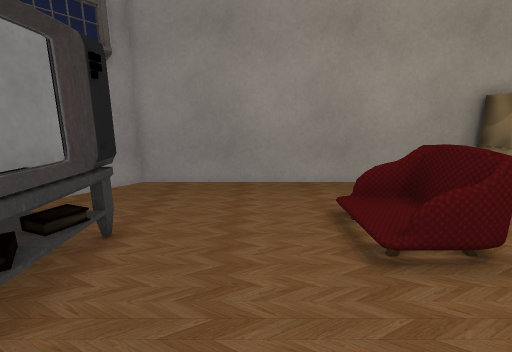
View 1 (above)

16 first-person views from a walk through a scene from a Unity 3-D project. The camera is 1.2 m above the floor, tilts 12° down and sees 90° across. The floor is counted in squares, 0.5 m on a side. Each view is taken from the middle of a square. On the plan, view 1 faces up. The plan holds only what a view shows up to about 17 squares ahead; the rest is blank. The place goes on beyond the plan. The player character is not drawn. Door leaves are left out, so doorways stand open. Some surface patterns are stand-ins.

View 2
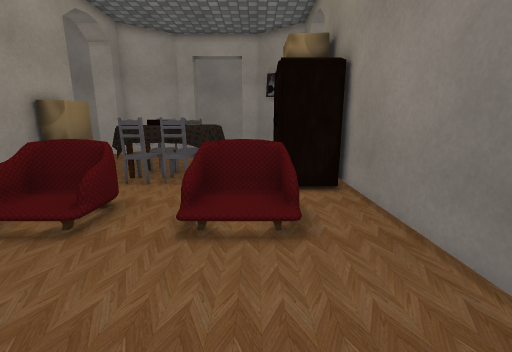

View 3
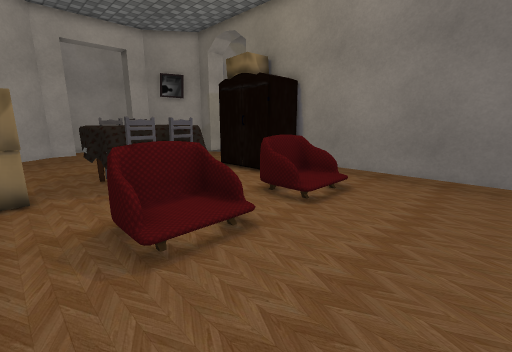

View 4
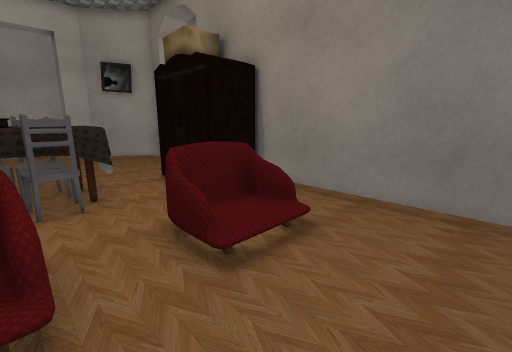

View 5
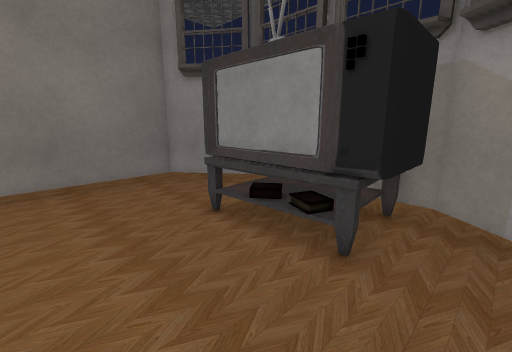

View 6
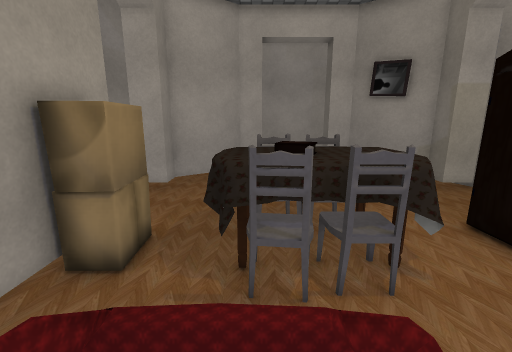

View 7
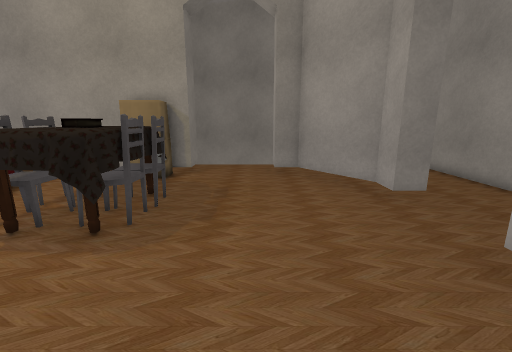

View 8
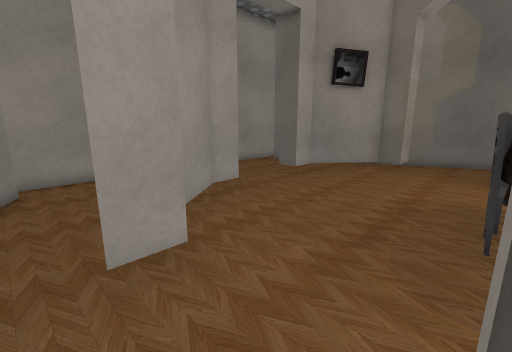

View 9
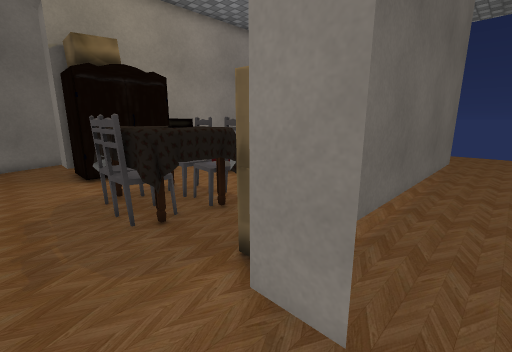

View 10
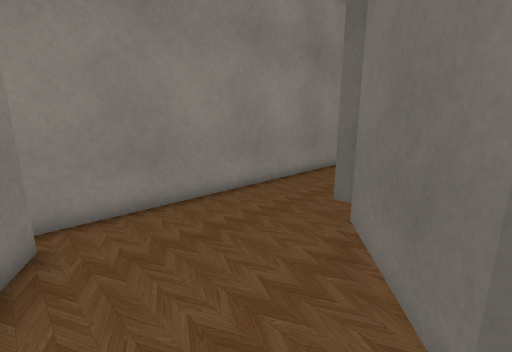

View 11
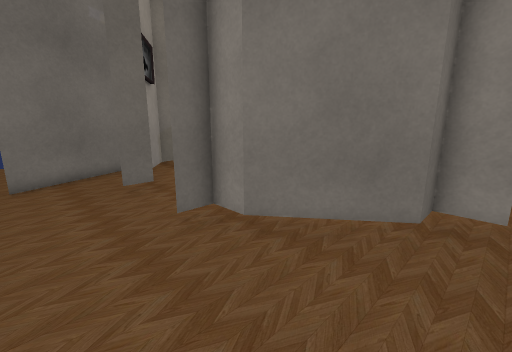

View 12
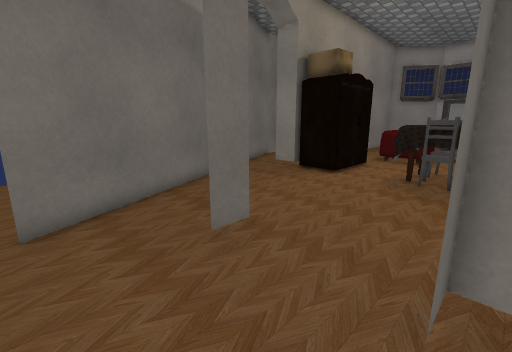

View 13
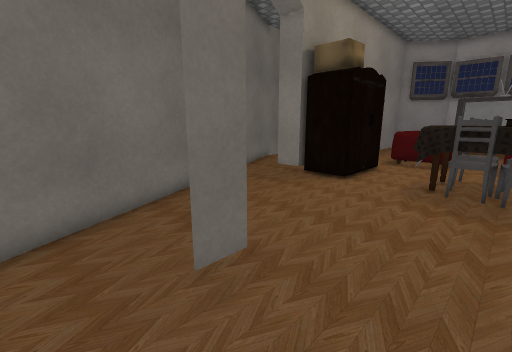

View 14
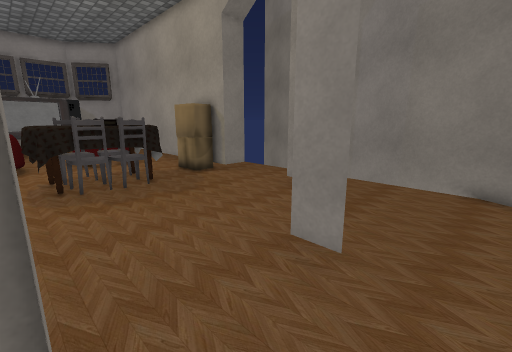

View 15
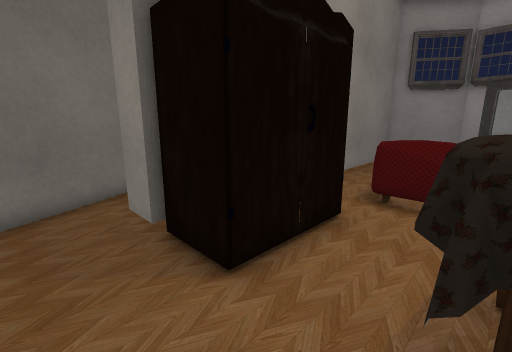

View 16
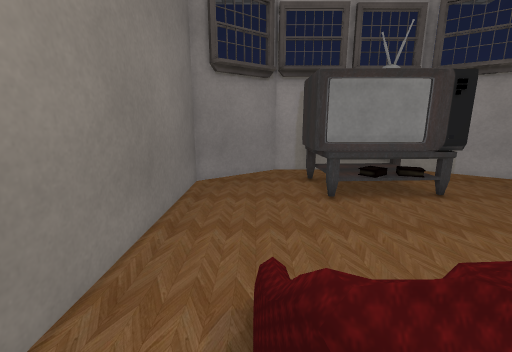

### Floor plan
Key: @ floor where view 1 was taken; # wall or solid block; x gap in a wall; . main floor; : floor 0.25 m higher than the main floor; + floor 0.5 m higher than the main floor; / step, stairs or slope; D open door; T thing the floor can be seen under or through; B box; A TV; E desk; L table; C closet; K books; O other object.
Columns run from 10 left of view 1 to 22 right of it. Each row starts with its distance up from view 1.
 12                            ####
 11 ..............................#x#
 10 ....................#...#.......#
  9  .....TTTTTTTTT###B##...#T......#
  8    ..TT...........BB.....TT.....#
  7    .TT....../.............TT....#
  6    .TAAA..../:O..LLLL......T....#
  5    .E AE..../:O..OKLO...DDDD#...#
  4    .E  E..../+O..OKKO...........#
  3     E  E.........OLLO...........#
  2    .#  E..../OO..LLLL...........#
  1   ..TAAE..../:O............##...#
  0   ..T.....@./:O............#....#
 -1    .TT....../+O.CCCCC.....##....#
 -2    ..T..........C    ....##..##x#
 -3     .TTTTTTTTTT#####C...##.### .#
 -4      ............. .#...####   .
 -5         .......    ....###     .
 -6                   ...##
 -7                   .##
 -8                  ##

Where each view was taken, in squares from view 1:
view 1: 0 up, 0 right, facing up
view 2: 0 up, 3 left, facing right
view 3: 8 up, 2 left, facing down-right
view 4: 4 up, 1 left, facing down-right
view 5: 7 up, 1 right, facing down-left
view 6: 5 up, 3 right, facing right
view 7: 3 down, 13 right, facing up
view 8: 11 up, 10 right, facing down-right
view 9: 11 up, 12 right, facing down-left
view 10: 11 up, 15 right, facing down-right
view 11: 10 up, 21 right, facing down-left
view 12: 5 up, 21 right, facing down-left
view 13: 4 up, 20 right, facing down-left
view 14: 1 up, 20 right, facing up-left
view 15: 2 up, 12 right, facing down-left
view 16: 1 down, 5 right, facing left
